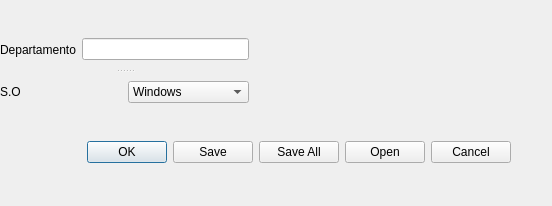
<?xml version="1.0" encoding="UTF-8"?>
<ui version="4.0">
 <class>popup</class>
 <widget class="QDialog" name="popup">
  <property name="geometry">
   <rect>
    <x>0</x>
    <y>0</y>
    <width>552</width>
    <height>206</height>
   </rect>
  </property>
  <property name="windowTitle">
   <string>Dialog</string>
  </property>
  <widget class="QSplitter" name="splitter">
   <property name="geometry">
    <rect>
     <x>0</x>
     <y>30</y>
     <width>249</width>
     <height>81</height>
    </rect>
   </property>
   <property name="orientation">
    <enum>Qt::Orientation::Vertical</enum>
   </property>
   <widget class="QWidget" name="layoutWidget">
    <layout class="QHBoxLayout" name="horizontalLayout">
     <item>
      <widget class="QLabel" name="label">
       <property name="text">
        <string>Departamento</string>
       </property>
      </widget>
     </item>
     <item>
      <widget class="QLineEdit" name="txt_departamento"/>
     </item>
    </layout>
   </widget>
   <widget class="QWidget" name="layoutWidget">
    <layout class="QHBoxLayout" name="horizontalLayout_2">
     <item>
      <widget class="QLabel" name="label_2">
       <property name="text">
        <string>S.O</string>
       </property>
      </widget>
     </item>
     <item>
      <widget class="QComboBox" name="cmb_so">
       <item>
        <property name="text">
         <string>Windows</string>
        </property>
       </item>
       <item>
        <property name="text">
         <string>MacOs</string>
        </property>
       </item>
       <item>
        <property name="text">
         <string>Linux</string>
        </property>
       </item>
       <item>
        <property name="text">
         <string>Android</string>
        </property>
       </item>
      </widget>
     </item>
    </layout>
   </widget>
  </widget>
  <widget class="QDialogButtonBox" name="dbt_menu">
   <property name="geometry">
    <rect>
     <x>50</x>
     <y>140</y>
     <width>461</width>
     <height>25</height>
    </rect>
   </property>
   <property name="standardButtons">
    <set>QDialogButtonBox::StandardButton::Cancel|QDialogButtonBox::StandardButton::Ok|QDialogButtonBox::StandardButton::Open|QDialogButtonBox::StandardButton::Save|QDialogButtonBox::StandardButton::SaveAll</set>
   </property>
  </widget>
 </widget>
 <resources/>
 <connections/>
</ui>
